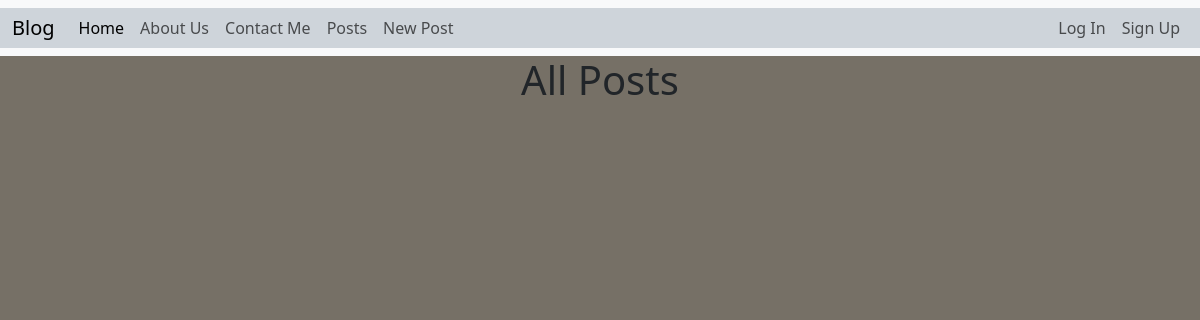
The app's page /posts/, older data.
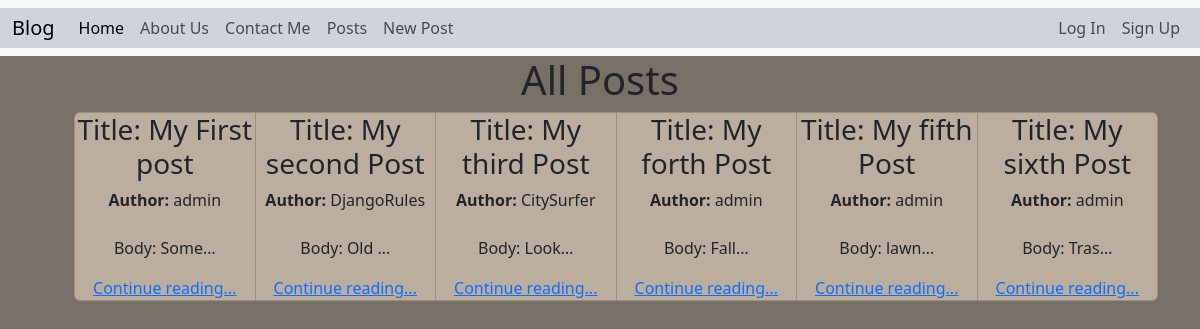
The same page, newer data.
### posts/models.py (models this page shows, shortened)
class Post(models.Model):
  title = models.CharField(max_length=128)            # String Max characters 128
  subtitle = models.CharField(max_length=128)         # String Max characters 128
  body = models.TextField()                           # String big amount of info
  created_on = models.DateTimeField(auto_now_add=True)# Added automatically
  author = models.ForeignKey(                         # Field to add a relation to another table
    User,                                             # What model is related to
    on_delete=models.CASCADE                          # The action IF a user gets deleted
  )

### posts/views.py (the view)
# urls.py: path("", PostListView.as_view(), name="post_list"),
class PostListView(ListView): # GET Request -> List
    template_name = "posts/list.html"
    model = Post
    context_object_name = "posts"

### templates/posts/list.html (shortened to what this page needs)
{% extends 'base.html' %}
{% load static %}
{% block css%}
  <link rel="stylesheet" href="{% static 'css/list.css' %}">
{% endblock %}
{% block content %}
  <h1 class="text-center">All Posts</h1>
  <ul class="card-group">
      {% for item in posts %}
        <li class="card text-center mb-2" style="width: 18rem;">
          <h3>Title: {{ item.title }}</h3>
          <span><strong>Author: </strong>{{ item.author }}</span><br/>
          <p>Body: {{ item.body|truncatechars:5 }}</p>
          <a href="{% url 'post_detail' item.id %}">Continue reading...</a>
        </li>
      {% endfor %}
  </ul>
{% endblock %}

### templates/base.html (shortened to what this page needs)
<!DOCTYPE html>
<html lang="en">
<head>
  <link href="https://cdn.jsdelivr.net/npm/bootstrap@5.3.8/dist/css/bootstrap.min.css" rel="stylesheet">
  {% block css %}{% endblock %}
</head>
<body>
  {% include 'navbar.html' %}
  <div class="container">
    {% block content %}{% endblock %}
  </div>
</body>
</html>

### templates/navbar.html (shortened to what this page needs)
<nav class="navbar navbar-expand-lg bg-body-tertiary">
  <div class="bg-dark-subtle text-dark-emphasis container-fluid">
    <a class="navbar-brand" href="{% url 'home' %}">Blog</a>
    <div class="collapse navbar-collapse" id="navbarNavDropdown">
      <ul class="navbar-nav me-auto mb-2 mb-lg-0">
        <li class="nav-item">
          <a class="nav-link active" aria-current="page" href="{% url 'home' %}">Home</a>
        </li>
        <li class="nav-item">
          <a class="nav-link" href="{% url 'about' %}">About Us</a>
        </li>
        <li class="nav-item">
          <a class="nav-link" href="{% url 'contact' %}">Contact Me</a>
        </li>
        <li class="nav-item">
          <a class="nav-link" href="{% url 'post_list' %}">Posts</a>
        </li>
        <li class="nav-item">
          <a class="nav-link" href="{% url 'post_create' %}">New Post</a>
        </li>
      </ul>
      <div class="d-flex">
        <ul class="navbar-nav me-auto mb-2 mb-lg-0">
          {% if user.is_authenticated %}
            <div>
              <span class="badge text-bg-info">{{ user.username }}</span>
            </div>
          <li class="nav-item">
            <form action="{% url 'logout' %}" method="post">
              {% csrf_token %}
              <input type="submit" value="Log Out" class="nav-link">
            </form>
          </li>
        {% else %}
          <li class="nav-item">
            <a class="nav-link" href="{% url 'login' %}">Log In</a>
          </li>
          <li class="nav-item">
          <a class="nav-link" href="{% url 'signup' %}">Sign Up</a>
        </li>
        {% endif %}
        </ul>
      </div>
    </div>
  </div>
</nav>

### static/CSS/list.css (style rules this page uses)
body { background-color: rgb(118, 112, 102); }
.card { background-color: rgb(187, 174, 159); }

Row changes from the older to the newer data that the page shows:
added Post: title "My First post", author "admin", body "Some…"
added Post: title "My second Post", author "DjangoRules", body "Old …"
added Post: title "My third Post", author "CitySurfer", body "Look…"
added Post: title "My forth Post", author "admin", body "Fall…"
added Post: title "My fifth Post", author "admin", body "lawn…"
added Post: title "My sixth Post", author "admin", body "Tras…"
